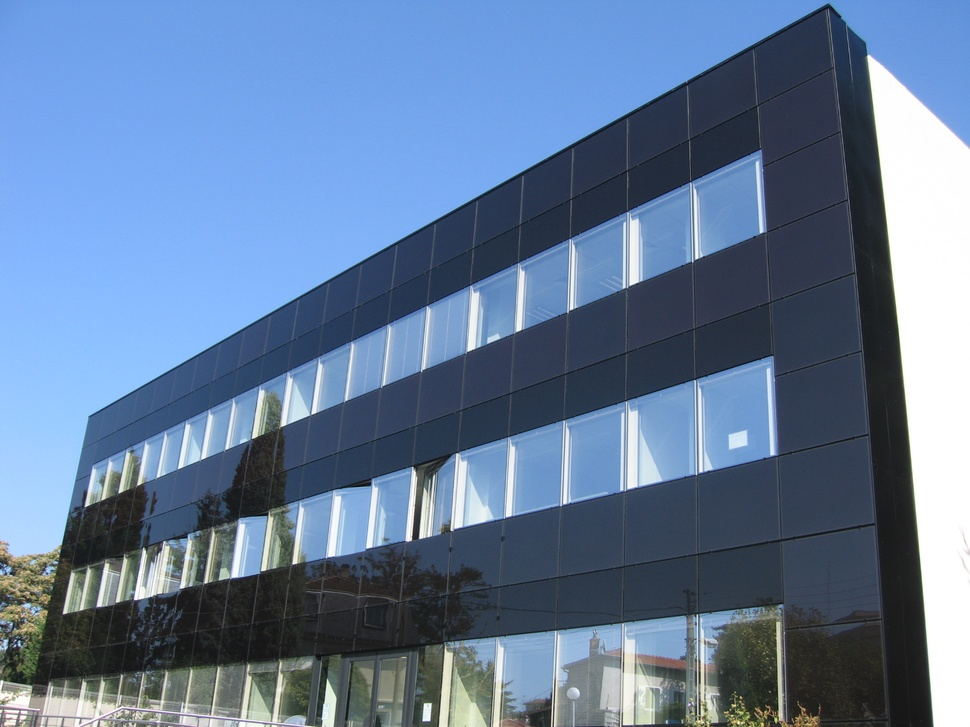
#> input picture ECE661-ComputerVision/hw3/given/HW3Pics/1.jpg, 970 x 727 px, shrunk from 2592 x 1944 before the run
$ python histogram.py ../../../../../ECE661-ComputerVision/hw3/given/HW3Pics/1.jpg
#> lines starting #> are read from the running program, lines starting #| are printed output that depends on the picture
#!/usr/bin/env python3
# -*- coding: utf-8 -*-
"""
@author: rahul
course: ECE637-DIP-I
lab4- section 1 histogram
"""
import sys,os
from PIL import Image
import numpy as np
import matplotlib.pyplot as plt
import matplotlib as mpl

def main(filename):
    basename = os.path.basename(filename).split('.')[0]
    im = Image.open(filename)
#> im is the input picture: PIL image 970x727 RGB; mean R, G, B 100.2, 123.6, 154.5
    img = np.array(im)
    gray = mpl.cm.get_cmap('gray',256)
    plt.figure(1)
    plt.imshow(img,cmap=gray)
    plt.savefig(basename+'_gray.eps',format='eps',
                bbox_inches='tight', pad_inches = 0)

    plt.figure(2)
    plt.hist(img.flatten(),bins=np.linspace(0,255,256))
    plt.xlim([0,255])
    plt.xlabel('pixel intensity')
    plt.ylabel('number of pixels')
    plt.savefig(basename+'_histogram.eps',format='eps',
                bbox_inches='tight', pad_inches = 0)
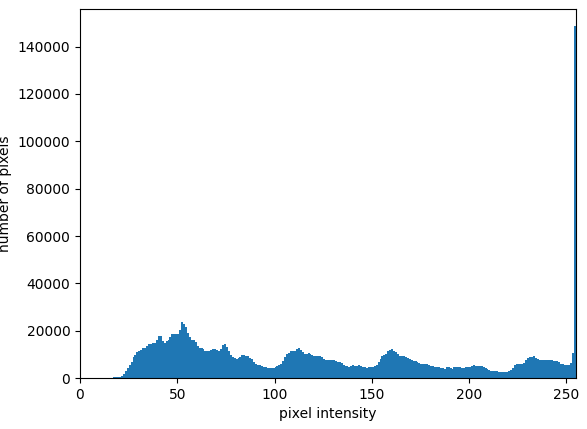
#> figure drawn by matplotlib, 1 panel; tallest bar 148579 high, from x = 254 to 255

if __name__=="__main__":
    filename = sys.argv[1]
    main(filename)

$ run again, on ECE661-ComputerVision/hw3/given/HW3Pics/4.jpg
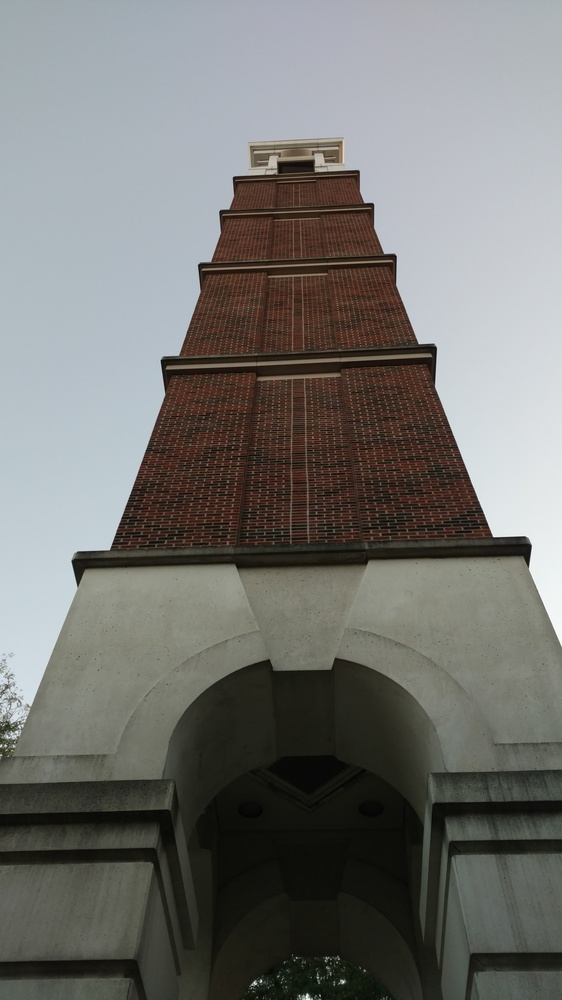
#> input picture ECE661-ComputerVision/hw3/given/HW3Pics/4.jpg, 562 x 1000 px, shrunk from 3006 x 5344 before the run
#> in main, im is the input picture: PIL image 562x1000 RGB; mean R, G, B 116, 116.1, 113
#> in main, `plt.savefig(basename+'_histogram.eps',format='eps', bbox_inches='tight..`:
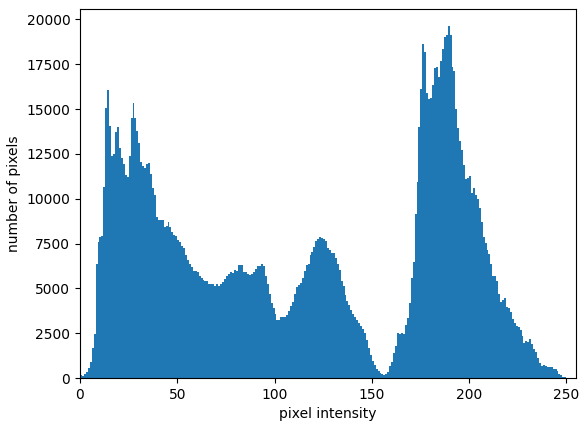
#> figure drawn by matplotlib, 1 panel; tallest bar 19614 high, from x = 189 to 190

$ run again, on ECE661-ComputerVision/hw3/given/HW3Pics/7.jpg
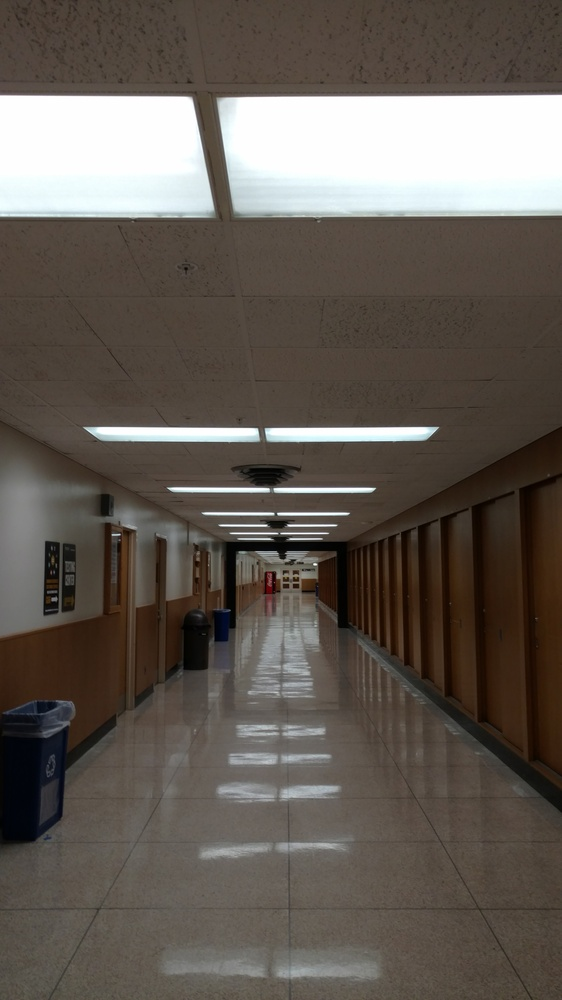
#> input picture ECE661-ComputerVision/hw3/given/HW3Pics/7.jpg, 562 x 1000 px, shrunk from 3006 x 5344 before the run
#> in main, im is the input picture: PIL image 562x1000 RGB; mean R, G, B 99.3, 91.7, 84.3
#> in main, `plt.savefig(basename+'_histogram.eps',format='eps', bbox_inches='tight..`:
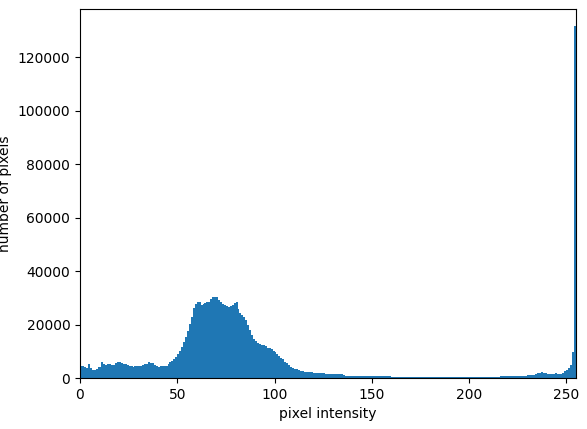
#> figure drawn by matplotlib, 1 panel; tallest bar 131663 high, from x = 254 to 255

$ run again, on ECE661-ComputerVision/hw3/given/HW3Pics/8.jpg
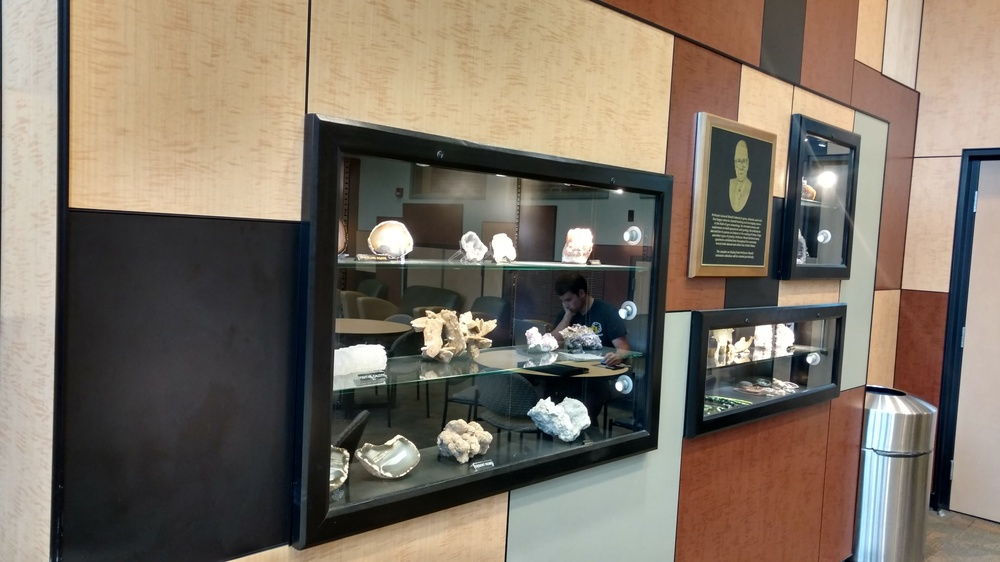
#> input picture ECE661-ComputerVision/hw3/given/HW3Pics/8.jpg, 1000 x 562 px, shrunk from 5344 x 3006 before the run
#> in main, im is the input picture: PIL image 1000x562 RGB; mean R, G, B 125.4, 114.7, 101.8
#> in main, `plt.savefig(basename+'_histogram.eps',format='eps', bbox_inches='tight..`:
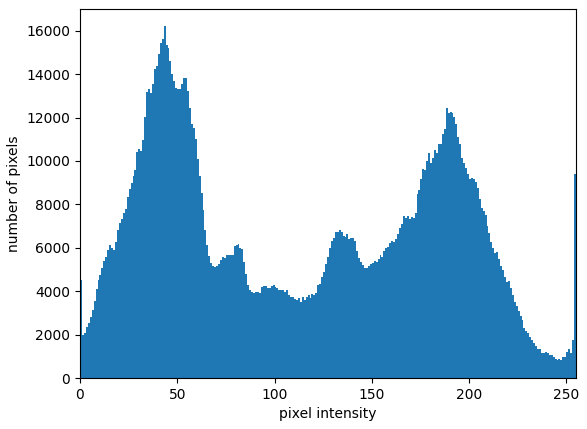
#> figure drawn by matplotlib, 1 panel; tallest bar 16205 high, from x = 43 to 44
